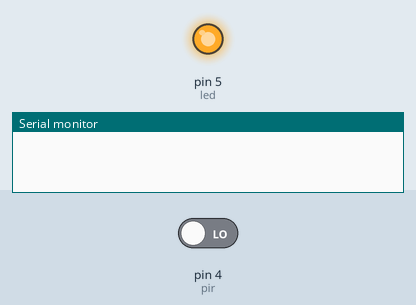
The sketch below on a simulated Arduino Uno, built with avr-gcc and run on an emulated ATmega328P. On the bench: output pins drawn as LEDs (lit = HIGH), the last lines printed to the serial monitor. Inputs (shaded band) come from the test bench; at power-on: pin 4 (pir) LOW.

Above: at 1.2 s.
1.3 s: pin 4 (pir) driven HIGH
At 2.5 s:
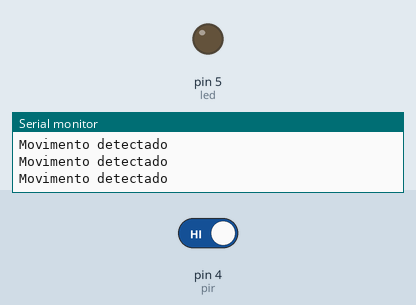
2.8 s: pin 4 (pir) driven LOW
At 3.7 s:
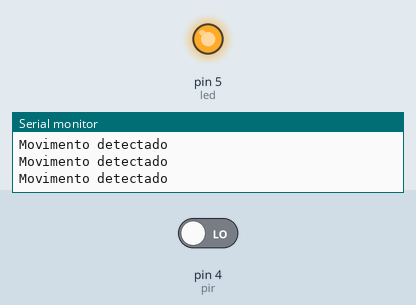
Timing chart, 0 to 5.8 s (numbered marks = the images above; inputs shaded):
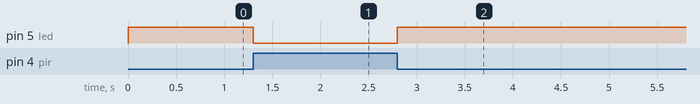

Measured:
- after the input at 1.3 s, pin 5 (led): HIGH → LOW at once
- after the input at 2.8 s, pin 5 (led): LOW → HIGH at once

The sketch:

Teste_Sensor_PIR.ino
```cpp
const int pir = 4;
const int led = 5;

void setup() {
  pinMode(led, OUTPUT);
  pinMode(pir, INPUT);
  Serial.begin(115200);
}

void loop() {
  int pirStatus = digitalRead(pir);
  if(pirStatus == HIGH){
    digitalWrite(led, LOW);
    Serial.println("Movimento detectado");
  }
  else{
    digitalWrite(led,HIGH);
  }
}
```
